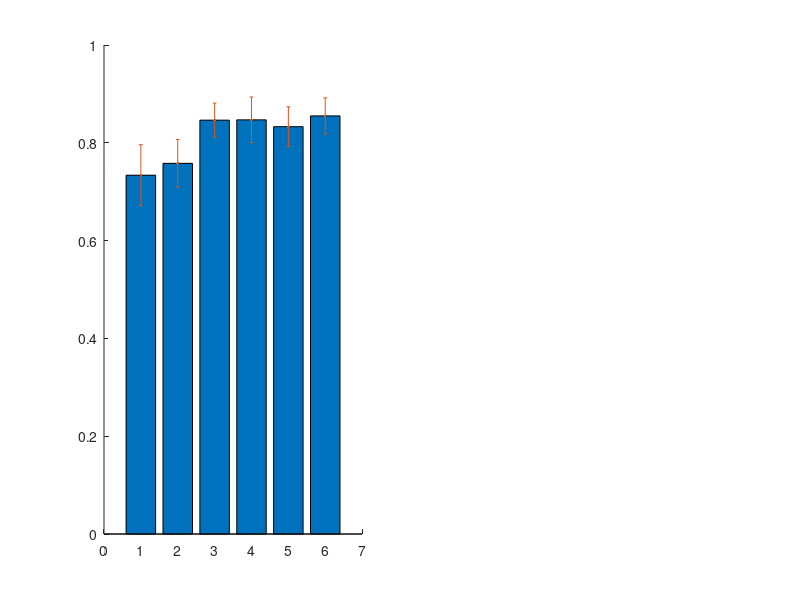

MATLAB code for this plot: (Note: this script raises an error after producing the figure.)
%% generating plots related to simulation model 1
%% Refer running_simulation1 (Fig3).m to generate the loading files used here.
%% SIMLR and t-SNE installation are required
 

%% Figure 3.(A)-(B)

addpath(genpath(pwd))


%% loading file (See running_simulation1 (Fig3).m to generate the below mat file).
load('main_sim_plot_rng_150_001.mat')


ind_method=1:6; 
avg_perf=0;  sqr_perf=0;
for ii=1:50
    avg_perf=avg_perf+performance_set{ii}/50;
    sqr_perf=sqr_perf+(performance_set{ii}.^2)/50;
end
vars=sqr_perf-avg_perf.^2;  stds=sqrt(vars);

mat_perf=zeros(6,50); 
for ii=1:50
    mat_perf(:,ii)=performance_set{ii}(1,ind_method)';
end
pp_set=[];
for ii=1:6
[hh, pp]= ttest(mat_perf(ii,:),mat_perf(6,:)); pp_set=[pp_set,pp];
end
avg_perf(1,ind_method)
pp_set

title={'SC', 'SSC','tSNE','SIMLR', 'PSSC', 'MPSSC'};
[title; num2cell(avg_perf)]
[title; num2cell(stds)]

mean_val1= avg_perf(1,ind_method);
std_val1=stds(1,ind_method);

ylim1=min(mean_val1)-0.1; ylim2=max(mean_val1)+0.1;
clf
subplot(1,2,1)
hold on
ttt1=bar(1:6,mean_val1); 
ttt2=errorbar(1:6,mean_val1,std_val1,'.'); ttt2.Color='k'
set(gca,'XTick',1:1:6)
ttt=xlabel('Method'); ttt.FontSize=15;
xlim([0 7]); ylim([0.45 0.9])
ylabel('NMI', 'FontSize', 15)
alpha 0.5
xticklabels({'SC'    'SSC'     'tSNE'    'SIMLR'      'PSSC'  'MPSSC' });   xtickangle(45)
htext=text(-0.06,1.06,'A','Units','normalized')
htext.FontSize=20;
set(gca,'FontSize', 14);


%% loading file (See running_simulation1 (Fig3).m to generate the below mat file).
load('main_sim_plot_rng_150_0006.mat')     
avg_perf=0;  sqr_perf=0;
for ii=1:50
    avg_perf=avg_perf+performance_set{ii}/50;
    sqr_perf=sqr_perf+(performance_set{ii}.^2)/50;
end
vars=sqr_perf-avg_perf.^2;  stds=sqrt(vars);


mat_perf=zeros(6,50); 
for ii=1:50
    mat_perf(:,ii)=performance_set{ii}(1,ind_method)';
end
pp_set=[];
for ii=1:6
[hh, pp]= ttest(mat_perf(ii,:),mat_perf(6,:)); pp_set=[pp_set,pp];
end
avg_perf(1,ind_method)
pp_set

mean_val1= avg_perf(1,ind_method);
std_val1=stds(1,ind_method);

ylim1=min(mean_val1)-0.1; ylim2=max(mean_val1)+0.1;

subplot(1,2,2)
hold on
ttt1=bar(1:6,mean_val1); mean_val1(4)=0.75; 
ttt2=errorbar(1:6,mean_val1,std_val1,'.'); ttt2.Color='k'
set(gca,'XTick',1:1:6)
ttt=xlabel('Method'); ttt.FontSize=15;
xlim([0 7]); ylim([0.45 0.9])
ylabel('NMI', 'FontSize', 15)
alpha 0.5
xticklabels({'SC'    'SSC'       'tSNE'    'SIMLR'   'PSSC' 'MPSSC'});   xtickangle(45)
htext=text(-0.06,1.06,'B','Units','normalized')
htext.FontSize=20;
set(gca,'FontSize', 14);


fig = gcf;
fgP = fig.Position;
fgP(4) = fgP(4)/2.5;
set(gcf,'PaperPositionMode','auto');
print -depsc simulation_main_plot_miss2









